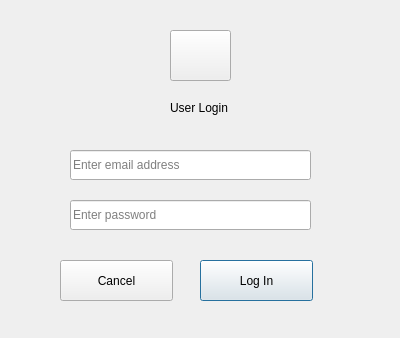
<?xml version="1.0" encoding="UTF-8"?>
<ui version="4.0">
 <class>UserLogin</class>
 <widget class="QDialog" name="UserLogin">
  <property name="geometry">
   <rect>
    <x>0</x>
    <y>0</y>
    <width>400</width>
    <height>338</height>
   </rect>
  </property>
  <property name="windowTitle">
   <string>User Login</string>
  </property>
  <widget class="QLineEdit" name="lineEditPassword">
   <property name="geometry">
    <rect>
     <x>70</x>
     <y>200</y>
     <width>241</width>
     <height>30</height>
    </rect>
   </property>
   <property name="echoMode">
    <enum>QLineEdit::Password</enum>
   </property>
   <property name="alignment">
    <set>Qt::AlignLeading|Qt::AlignLeft|Qt::AlignVCenter</set>
   </property>
   <property name="placeholderText">
    <string>Enter password</string>
   </property>
  </widget>
  <widget class="QPushButton" name="pushButtonLogin">
   <property name="geometry">
    <rect>
     <x>200</x>
     <y>260</y>
     <width>113</width>
     <height>41</height>
    </rect>
   </property>
   <property name="text">
    <string>Log In</string>
   </property>
  </widget>
  <widget class="QLabel" name="label">
   <property name="geometry">
    <rect>
     <x>170</x>
     <y>100</y>
     <width>71</width>
     <height>16</height>
    </rect>
   </property>
   <property name="text">
    <string>User Login</string>
   </property>
  </widget>
  <widget class="QPushButton" name="pushButton_3">
   <property name="geometry">
    <rect>
     <x>170</x>
     <y>30</y>
     <width>61</width>
     <height>51</height>
    </rect>
   </property>
   <property name="text">
    <string/>
   </property>
   <property name="icon">
    <iconset>
     <normaloff>../icons/user-login.svg</normaloff>../icons/user-login.svg</iconset>
   </property>
   <property name="iconSize">
    <size>
     <width>60</width>
     <height>60</height>
    </size>
   </property>
  </widget>
  <widget class="QPushButton" name="pushButtonCancel">
   <property name="geometry">
    <rect>
     <x>60</x>
     <y>260</y>
     <width>113</width>
     <height>41</height>
    </rect>
   </property>
   <property name="text">
    <string>Cancel</string>
   </property>
  </widget>
  <widget class="QLineEdit" name="lineEditEmailAddress">
   <property name="geometry">
    <rect>
     <x>70</x>
     <y>150</y>
     <width>241</width>
     <height>30</height>
    </rect>
   </property>
   <property name="layoutDirection">
    <enum>Qt::LeftToRight</enum>
   </property>
   <property name="alignment">
    <set>Qt::AlignLeading|Qt::AlignLeft|Qt::AlignVCenter</set>
   </property>
   <property name="placeholderText">
    <string>Enter email address</string>
   </property>
  </widget>
 </widget>
 <resources/>
 <connections/>
</ui>
